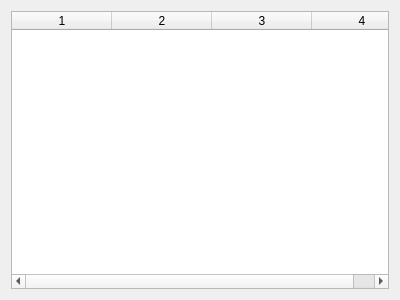
<?xml version="1.0" encoding="UTF-8"?>
<ui version="4.0">
 <class>SubsystemsWidget</class>
 <widget class="QWidget" name="SubsystemsWidget">
  <property name="geometry">
   <rect>
    <x>0</x>
    <y>0</y>
    <width>400</width>
    <height>300</height>
   </rect>
  </property>
  <property name="windowTitle">
   <string>Subsystems</string>
  </property>
  <layout class="QHBoxLayout" name="horizontalLayout">
   <item>
    <widget class="QTableWidget" name="TableSubsystems">
     <property name="editTriggers">
      <set>QAbstractItemView::NoEditTriggers</set>
     </property>
     <property name="selectionMode">
      <enum>QAbstractItemView::NoSelection</enum>
     </property>
     <property name="selectionBehavior">
      <enum>QAbstractItemView::SelectRows</enum>
     </property>
     <property name="verticalScrollMode">
      <enum>QAbstractItemView::ScrollPerPixel</enum>
     </property>
     <property name="horizontalScrollMode">
      <enum>QAbstractItemView::ScrollPerPixel</enum>
     </property>
     <property name="columnCount">
      <number>4</number>
     </property>
     <attribute name="horizontalHeaderMinimumSectionSize">
      <number>50</number>
     </attribute>
     <attribute name="horizontalHeaderStretchLastSection">
      <bool>true</bool>
     </attribute>
     <attribute name="verticalHeaderVisible">
      <bool>false</bool>
     </attribute>
     <column/>
     <column/>
     <column/>
     <column/>
    </widget>
   </item>
  </layout>
 </widget>
 <resources/>
 <connections/>
</ui>
